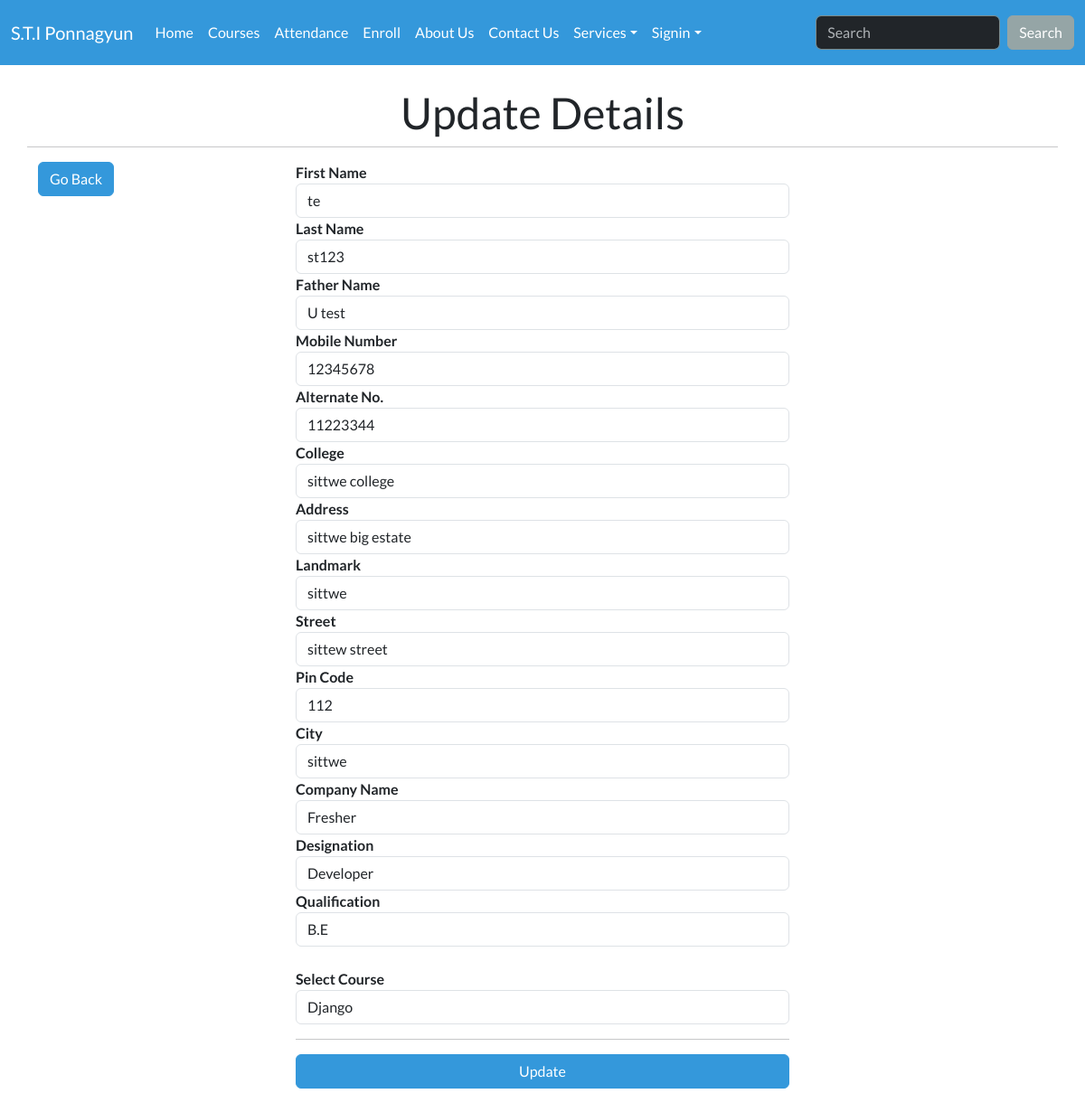
The page /candidateupdate/7/ on the database its author committed.
### startupapp/models.py (models this page shows, shortened)
class Register(models.Model):
    candidateId = models.AutoField(primary_key=True)
    firstName = models.CharField(max_length=20)
    lastName = models.CharField(max_length=20)
    fatherName = models.CharField(max_length=20)
    phoneNumber = models.CharField(max_length=14)
    alternateNumber = models.CharField(max_length=14)
    email = models.EmailField(unique=True)
    collegeName = models.CharField(max_length=100)
    address = models.TextField(max_length=150)
    landmark = models.CharField(max_length=100)
    street = models.CharField(max_length=100)
    city = models.CharField(max_length=100)
    pincode = models.IntegerField()
    companyName = models.CharField(max_length=150, blank=True, null=True)
    designation = models.CharField(max_length=150)
    qualification = models.CharField(max_length=100)
    computerKnowledge = models.CharField(max_length=50)
    Course = models.CharField(max_length=150)
    timestamp = models.DateField(auto_now_add=True)
    trainer = models.ForeignKey(Trainer, on_delete=models.DO_NOTHING, null=True)

### startupapp/views.py (the view, shortened to what this page needs)
# urls.py: path("candidateupdate/<id>/", views.candidateupdate, name="candidateupdate"),
def candidateupdate(request, id):
    data = Register.objects.get(candidateId=id)
    courses = Courses.objects.all()
    context = {"data": data, "courses": courses}
    return render(request, "updatecandidate.html", context)

### templates/updatecandidate.html (shortened to what this page needs)
{% extends 'base.html' %}
{% block body %}
  <div class="container mt-4">
    <div class="row">
      <h1 class="text-center">Update Details</h1>
      <hr />
      <div class="col-md-3">
        <div>
          <a href="/candidateprofile/" class="btn btn-info">Go Back</a>
        </div>
      </div>
      <div class="col-md-6">
        <form action="/candidateupdate/{{ data.candidateId }}/" method="post">
          <div class="form-group">
            <label for="fname"><b>First Name</b></label>
            <input type="text" class="form-control" name="fname" value="{{ data.firstName }}" id="fname" required />
          </div>
          <div class="form-group">
            <label for="lname"><b>Last Name</b></label>
            <input type="text" class="form-control" name="lname" id="lname" value="{{ data.lastName }}" required />
          </div>
          <div class="form-group">
            <label for="fathername"><b>Father Name</b></label>
            <input type="text" class="form-control" name="fatherName" id="fathername" value="{{ data.fatherName }}" required />
          </div>
          <div class="form-group">
            <label for="phone"><b>Mobile Number</b></label>
            <input type="tel" class="form-control" name="phone" id="phone" value="{{ data.phoneNumber }}" required />
          </div>
          <div class="form-group">
            <label for="alternateNumber"><b>Alternate No.</b></label>
            <input type="number" class="form-control" name="alternateNumber" id="alternateNumber" value="{{ data.alternateNumber }}" required />
          </div>
          <div class="form-group">
            <label for="college"><b>College</b></label>
            <input type="text" name="college" class="form-control" id="college" placeholder="Enter College Name" value="{{ data.collegeName }}" required />
          </div>
          <div class="form-group">
            <label for="addr"><b>Address</b></label>
            <input class="form-control" type="text" name="addr" id="addr" value="{{ data.address }}" required />
          </div>
          <div class="form-group">
            <label for="landmark"><b>Landmark</b></label>
            <input class="form-control" type="text" name="landmark" id="landmark" value="{{ data.landmark }}" required />
          </div>
          <div class="form-group">
            <label for="street"><b>Street</b></label>
            <input class="form-control" type="text" name="street" id="street" value="{{ data.street }}" required />
          </div>
          <div class="form-group">
            <label for="pcode"><b>Pin Code</b></label>
            <input class="form-control" type="number" name="pcode" id="pcode" value="{{ data.pincode }}" required />
          </div>
          <div class="form-group">
            <label for="city"><b>City</b></label>
            <input class="form-control" type="text" name="city" id="city" value="{{ data.city }}" required />
          </div>
          <div class="form-group">
            <label for="companyname"><b>Company Name</b></label>
            <input type="text" name="companyname" class="form-control" id="companyname" placeholder="Freshers Mention as NA" value="{{ data.companyName }}" required />
          </div>
          <div class="form-group">
            <label for="Designation"><b>Designation</b></label>
            <input class="form-control" type="text" name="Designation" id="Designation" value="{{ data.designation }}" required />
          </div>
          <div class="form-group">
            <label for="Qualification"><b>Qualification</b></label>
            <input class="form-control" type="text" name="Qualification" id="Qualification" value="{{ data.qualification }}" required />
          </div>
          <br />
          <div class="form-group">
            <label for="scourse"><b>Select Course</b></label>
            <select class="form-control" id="scourse" name="scourse" required>
              <option value="{{ data.Course }}">{{ data.Course }}</option>
            </select>
          </div>
          <hr />
          <div class="d-grid gap-2 mb-3">
            <button type="submit" class="btn btn-info get-started-btn">Update</button>
          </div>
        </form>
      </div>
      <div class="col-md-3"></div>
    </div>
  </div>
{% endblock %}

### rows shown on the page
Register: fname "te", lname "st123", fatherName "U test", phone "12345678", alternateNumber "11223344", college "sittwe college", addr "sittwe big estate", landmark "sittwe", street "sittew street", pcode "112", city "sittwe", companyname "Fresher", Designation "Developer", Qualification "B.E", scourse "Django"
